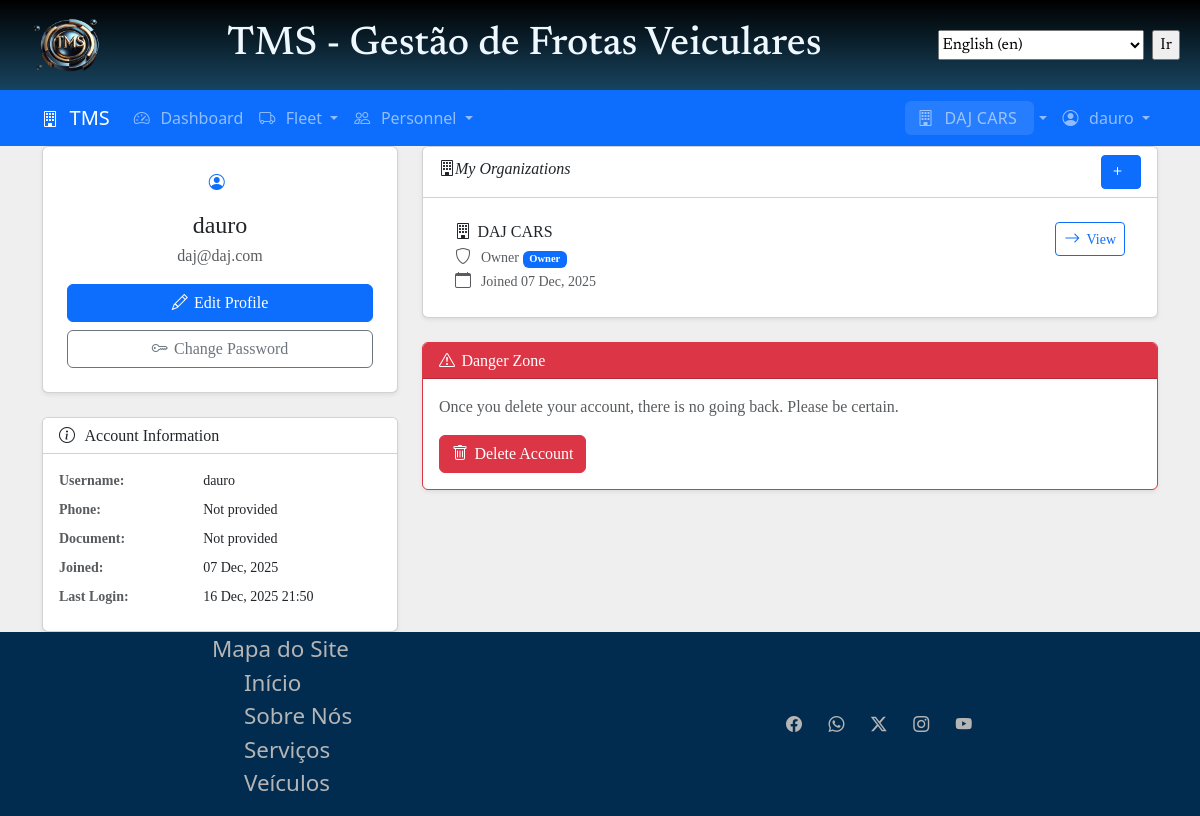
/accounts/profile/ (signed in), run on an earlier commit of the app's database.
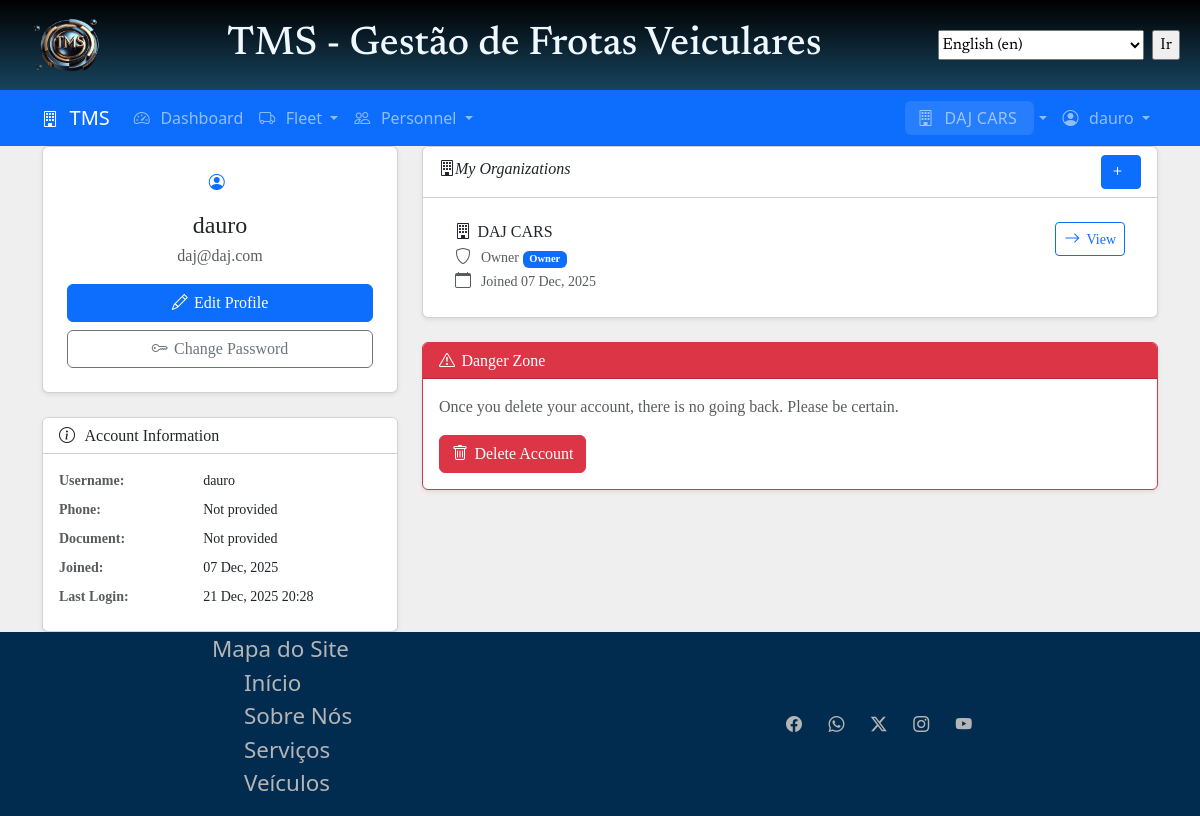
And on a later commit of the database.
### accounts/models.py (models this page shows, shortened)
class CustomUser(AbstractUser):
    id = models.UUIDField(primary_key=True, default=uuid.uuid4, editable=False)
    current_tenant = models.ForeignKey(
        'tenants.Tenant',
        on_delete=models.SET_NULL,
        null=True,
        blank=True,
        related_name='current_users',
        help_text=_('Currently active tenant for this user')
    )
    phone = models.CharField(max_length=20, blank=True, null=True)
    document_number = models.CharField(
        max_length=30,
        blank=True,
        null=True,
        help_text=_('Unique identifier like SSN or Tax ID, CPF or CNPJ')
    )
    document_type = models.CharField(
        max_length=6,
        blank=True,
        null=True,
        choices=[
            ('SSN', 'SSN'),
            ('TAXID', 'Tax ID'),
            ('CPF', 'CPF'),
            ('CNPJ', 'CNPJ')
        ],
        default='CPF'
    )
    last_login_tenant = models.ForeignKey(
        'tenants.Tenant',
        on_delete=models.SET_NULL,
        blank=True,
        null=True,
        related_name='last_login_users',
    )
    created_at = models.DateTimeField(auto_now_add=True)
    updated_at = models.DateTimeField(auto_now=True)
    class Meta:
        db_table = 'users'
        indexes = [
            models.Index(fields=['email']),
            models.Index(fields=['document_number'])
        ]
    def get_tenants(self):
        return Tenant.objects.filter(
            members__user=self,
            members__is_active=True,
            is_active=True
        ).distinct()

### accounts/views.py (the view)
# urls.py: path('profile/', views.ProfileView.as_view(), name='profile'),
class ProfileView(LoginRequiredMixin, DetailView):
    model = CustomUser
    template_name = "accounts/profile.html"
    context_object_name = "user_profile"
    def get_object(self, queryset=None):
        return self.request.user
    def get_context_data(self, **kwargs):
        context = super().get_context_data(**kwargs)
        user = self.get_object()
        context["tenants"] = user.get_tenants()
        context["memberships"] = (
            user.tenant_memberships.filter(is_active=True)
            .select_related("tenant")
            .order_by("-joined_at")
        )
        return context

### tenants/context_processors.py (called while the page is built)
def tenant_context(request):
    context = {
        "current_tenant": None,
        "user_tenants": [],
        "is_tenant_owner": False,
        "tenant_role": None,
    }
    if hasattr(request, "tenant") and request.tenant:
        context["current_tenant"] = request.tenant
        if request.user.is_authenticated:
            context["user_tenants"] = request.user.get_tenants()
            try:
                membership = TenantUser.objects.get(
                    user=request.user, tenant=request.tenant, is_active=True
                )
                context["is_tenant_owner"] = membership.is_owner
                context["tenant_role"] = membership.role
            except TenantUser.DoesNotExist:
                pass
    return context

### templates/accounts/profile.html (shortened to what the changed rows need)
{% extends 'base.html' %}
{% load static i18n l10n %}
{% block content %}
<div class="container">
  <div class="row">
    <div class="col-lg-4">
      <div class="card shadow-sm mb-4">
        <div class="card-body text-center p-4">
          <div class="mb-3">
            <i class="bi bi-person-circle display-1 text-primary"></i>
          </div>
          <h4 class="mb-1">
            {{ user_profile.get_full_name|default:user_profile.username }}
          </h4>
          <p class="text-muted mb-3">{{ user_profile.email }}</p>
          <div class="d-grid gap-2">
            <a href="{% url 'accounts:profile_edit' %}" class="btn btn-primary">
            </a>
            <a href="{% url 'accounts:password_change' %}" class="btn btn-outline-secondary">
            </a>
          </div>
        </div>
      </div>
      <div class="card shadow-sm">
        <div class="card-body">
          <dl class="row mb-0">
            <dt class="col-sm-5 text-muted small">{% translate 'Username' %}:</dt>
            <dd class="col-sm-7 small">{{ user_profile.username }}</dd>
            <dt class="col-sm-5 text-muted small">{% translate 'Phone' %}:</dt>
            <dd class="col-sm-7 small">{{ user_profile.phone|default:"Not provided" }}</dd>
            <dt class="col-sm-5 text-muted small">{% translate 'Document' %}:</dt>
            <dd class="col-sm-7 small">
              {% if user_profile.document_number %}
                {{ user_profile.get_document_type_display }}: {{ user_profile.document_number}}
              {% else %}
                {% translate 'Not provided' %}
              {% endif %}
            </dd>
            <dt class="col-sm-5 text-muted small">{% translate 'Joined' %}:</dt>
            <dd class="col-sm-7 small">
              {{ user_profile.date_joined|date:"d M, Y" }}
            </dd>
            <dt class="col-sm-5 text-muted small">{% translate 'Last Login' %}:</dt>
            <dd class="col-sm-7 small">
              {% if user_profile.last_login %}
                {{ user_profile.last_login|date:"d M, Y H:i" }}
              {% else %}
                {% translate 'Never' %}
              {% endif %}
            </dd>
          </dl>
        </div>
      </div>
    </div>
  </div>
</div>
{% endblock %}

### templates/components/_navbar.html (shortened to what this page needs)
{% load static i18n l10n %}
<link rel="stylesheet" href="{% static 'css/navbar.css' %}">
<nav class="navbar navbar-expand-lg navbar-dark bg-primary">
  <div class="container">
    <a class="navbar-brand" href="{% url 'home' %}">
      <i class="bi bi-building"></i> TMS
    </a>
    <div class="collapse navbar-collapse" id="navbarNav">
      <ul class="navbar-nav me-auto">
        {% if user.is_authenticated %}
        <li class="nav-item">
          <a class="nav-link" href="{% url 'dashboard' %}">
            <i class="bi bi-speedometer2"></i> Dashboard
          </a>
        </li>
        {% if current_tenant %}
        <li class="nav-item dropdown">
          <a class="nav-link dropdown-toggle" href="#" role="button" data-bs-toggle="dropdown">
            <i class="bi bi-truck"></i> Fleet
          </a>
        </li>
        <li class="nav-item dropdown">
          <a class="nav-link dropdown-toggle" href="#" role="button" data-bs-toggle="dropdown">
            <i class="bi bi-people"></i> Personnel
          </a>
        </li>
        {% endif %}
        {% endif %}
      </ul>
      <ul class="navbar-nav">
        {% if user.is_authenticated %}
        {% if current_tenant %}
        <li class="nav-item dropdown">
          <a class="nav-link dropdown-toggle" href="#" role="button" data-bs-toggle="dropdown">
            <span class="tenant-badge">
              <i class="bi bi-building"></i> {{ current_tenant.name }}
            </span>
          </a>
        </li>
        {% else %}
        <li class="nav-item">
          <a class="nav-link" href="{% url 'tenants:select' %}">
            <i class="bi bi-building"></i> Select Tenant
          </a>
        </li>
        {% endif %}
        <li class="nav-item dropdown">
          <a class="nav-link dropdown-toggle" href="#" role="button" data-bs-toggle="dropdown">
            <i class="bi bi-person-circle"></i> {{ user.get_full_name|default:user.username }}
          </a>
        </li>
        {% endif %}
      </ul>
    </div>
  </div>
</nav>

What changed in the data, as far as the page shows it:
changed CustomUser "dauro": last_login "16 Dec, 2025 21:50" → "21 Dec, 2025 20:28"
